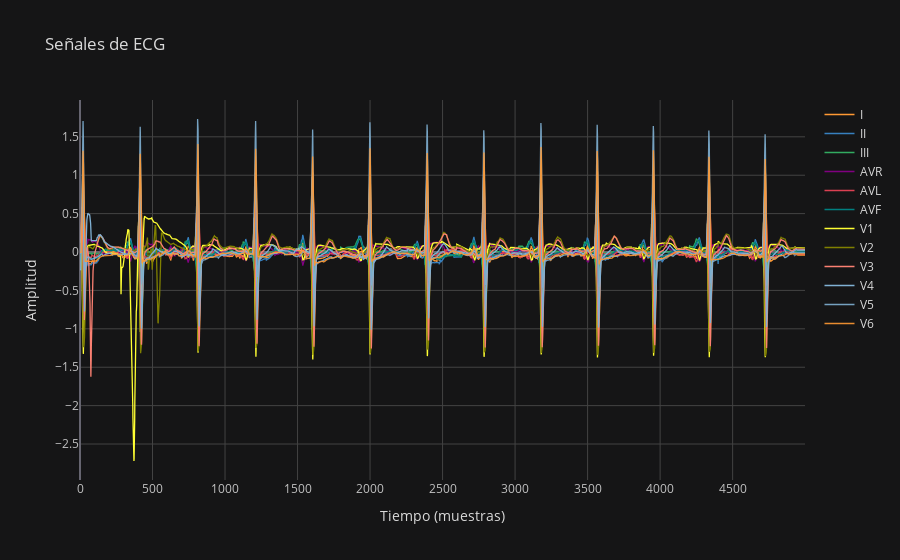

Notebook cell for this chart:
### Markdown cell above
En la siguiente grafica observamos cada una de las 12 derivaciones del electrocargiograma a lo largo del tiempo.

### Code cell
df_imagen = pd.DataFrame(record.p_signal, columns=record.sig_name)
df_imagen.iplot(title="Señales de ECG", xTitle="Tiempo (muestras)", yTitle="Amplitud")

### Figure 1 — Plotly figure (JSON) as saved in the notebook; plotly's stock layout.template omitted (floating-point values rounded to 4 significant figures; data arrays with more than 128 entries replaced by an {"elided": "..."} marker saying what was removed)
{"data": [{"line": {"color": "rgba(255, 153, 51, 1.0)", "dash": "solid", "shape": "linear", "width": 1.3}, "mode": "lines", "name": "I", "text": "", "type": "scatter", "x": {"elided": "5000 int values"}, "y": {"elided": "5000 float values"}}, {"line": {"color": "rgba(55, 128, 191, 1.0)", "dash": "solid", "shape": "linear", "width": 1.3}, "mode": "lines", "name": "II", "text": "", "type": "scatter", "x": {"elided": "5000 int values"}, "y": {"elided": "5000 float values"}}, {"line": {"color": "rgba(50, 171, 96, 1.0)", "dash": "solid", "shape": "linear", "width": 1.3}, "mode": "lines", "name": "III", "text": "", "type": "scatter", "x": {"elided": "5000 int values"}, "y": {"elided": "5000 float values"}}, {"line": {"color": "rgba(128, 0, 128, 1.0)", "dash": "solid", "shape": "linear", "width": 1.3}, "mode": "lines", "name": "AVR", "text": "", "type": "scatter", "x": {"elided": "5000 int values"}, "y": {"elided": "5000 float values"}}, {"line": {"color": "rgba(219, 64, 82, 1.0)", "dash": "solid", "shape": "linear", "width": 1.3}, "mode": "lines", "name": "AVL", "text": "", "type": "scatter", "x": {"elided": "5000 int values"}, "y": {"elided": "5000 float values"}}, {"line": {"color": "rgba(0, 128, 128, 1.0)", "dash": "solid", "shape": "linear", "width": 1.3}, "mode": "lines", "name": "AVF", "text": "", "type": "scatter", "x": {"elided": "5000 int values"}, "y": {"elided": "5000 float values"}}, {"line": {"color": "rgba(255, 255, 51, 1.0)", "dash": "solid", "shape": "linear", "width": 1.3}, "mode": "lines", "name": "V1", "text": "", "type": "scatter", "x": {"elided": "5000 int values"}, "y": {"elided": "5000 float values"}}, {"line": {"color": "rgba(128, 128, 0, 1.0)", "dash": "solid", "shape": "linear", "width": 1.3}, "mode": "lines", "name": "V2", "text": "", "type": "scatter", "x": {"elided": "5000 int values"}, "y": {"elided": "5000 float values"}}, {"line": {"color": "rgba(251, 128, 114, 1.0)", "dash": "solid", "shape": "linear", "width": 1.3}, "mode": "lines", "name": "V3", "text": "", "type": "scatter", "x": {"elided": "5000 int values"}, "y": {"elided": "5000 float values"}}, {"line": {"color": "rgba(128, 177, 211, 1.0)", "dash": "solid", "shape": "linear", "width": 1.3}, "mode": "lines", "name": "V4", "text": "", "type": "scatter", "x": {"elided": "5000 int values"}, "y": {"elided": "5000 float values"}}, {"line": {"color": "rgba(128, 177, 211, 0.8999999999999999)", "dash": "solid", "shape": "linear", "width": 1.3}, "mode": "lines", "name": "V5", "text": "", "type": "scatter", "x": {"elided": "5000 int values"}, "y": {"elided": "5000 float values"}}, {"line": {"color": "rgba(255, 153, 51, 0.8999999999999999)", "dash": "solid", "shape": "linear", "width": 1.3}, "mode": "lines", "name": "V6", "text": "", "type": "scatter", "x": {"elided": "5000 int values"}, "y": {"elided": "5000 float values"}}], "layout": {"autosize": true, "legend": {"bgcolor": "#151516", "font": {"color": "#D9D9D9"}}, "paper_bgcolor": "#151516", "plot_bgcolor": "#151516", "title": {"font": {"color": "#D9D9D9"}, "text": "Señales de ECG"}, "xaxis": {"autorange": true, "gridcolor": "#434343", "range": [0, 4999], "showgrid": true, "tickfont": {"color": "#C2C2C2"}, "title": {"font": {"color": "#D9D9D9"}, "text": "Tiempo (muestras)"}, "type": "linear", "zerolinecolor": "#666570"}, "yaxis": {"autorange": true, "gridcolor": "#434343", "range": [-2.968, 1.979], "showgrid": true, "tickfont": {"color": "#C2C2C2"}, "title": {"font": {"color": "#D9D9D9"}, "text": "Amplitud"}, "type": "linear", "zerolinecolor": "#666570"}}}
